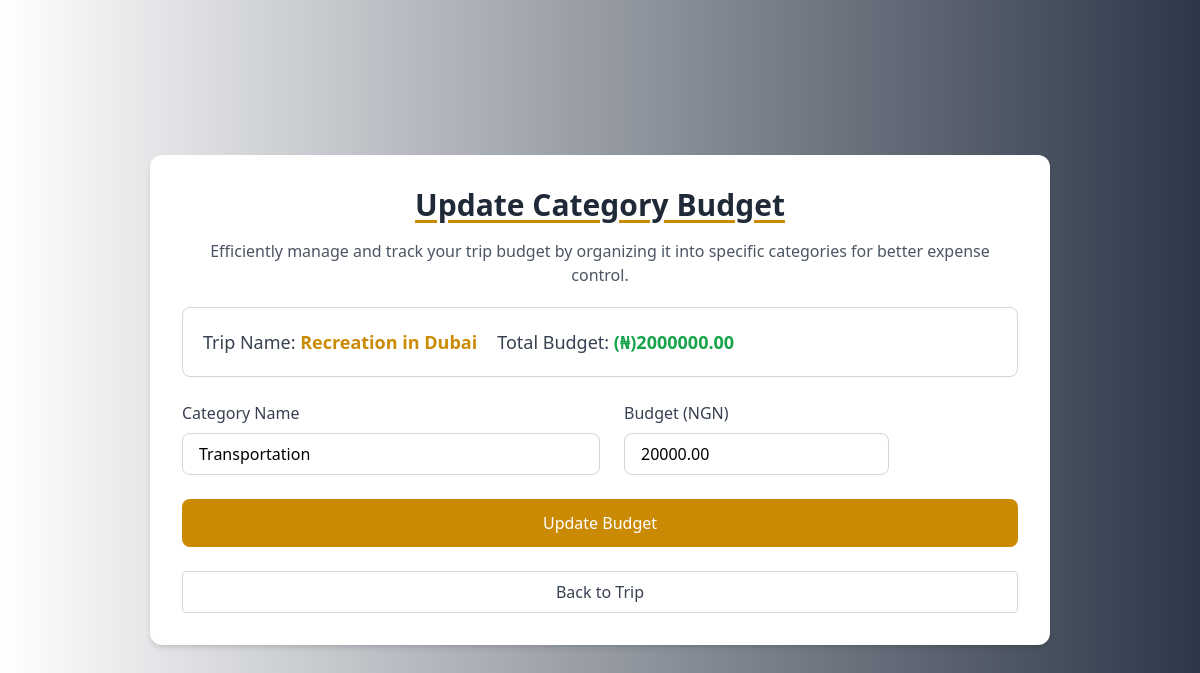
Page /travel/trip/3/category_budget/7/edit/ (signed in) on the earlier database version.
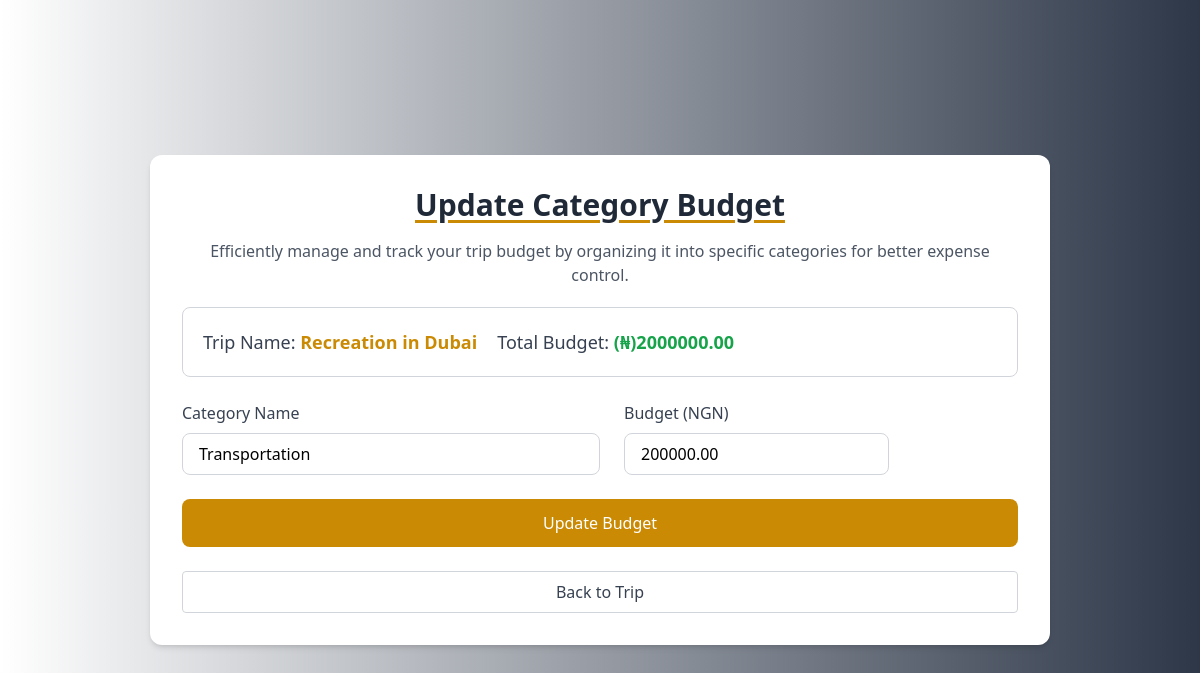
Same page on the later database version.
### travel/models.py (models this page shows, shortened)
class CategoryBudget(models.Model):
    trip = models.ForeignKey(Trip, on_delete=models.CASCADE, related_name='category_budgets')  # Link to a trip
    category = models.CharField(max_length=50)  # Name of the category (e.g., Sightseeing)
    budget = models.DecimalField(max_digits=12, decimal_places=2, default=0.00)  # Budget for the category

### travel/views.py (the view)
# urls.py: path('trip/<int:trip_id>/category_budget/<int:category_budget_id>/edit/', views.edit_category_budget, name='edit_category_budget'),
@login_required
def edit_category_budget(request, trip_id, category_budget_id):
    trip = get_object_or_404(Trip, id=trip_id, user=request.user)
    category_budget = get_object_or_404(CategoryBudget, id=category_budget_id, trip=trip)
    try:
        user_profile = User_Profile.objects.get(user=request.user)
        preferred_currency = user_profile.preferred_currency
        preferred_currency_symbol = CURRENCY_SYMBOLS.get(preferred_currency, preferred_currency)
    except User_Profile.DoesNotExist:
        preferred_currency = None
        preferred_currency_symbol = None
    if request.method == 'POST':
        form = CategoryBudgetForm(request.POST, instance=category_budget)
        if form.is_valid():
            category_budget = form.save(commit=False)
            category_budget.trip = trip  # Associate the budget with the trip
            category_budget.clean()  # Call clean explicitly to validate
            existing_budgets_total = (
                trip.category_budgets.exclude(id=category_budget.id)
                .aggregate(total=Sum('budget'))['total']
                or 0
            )
            total_after_edit = existing_budgets_total + category_budget.budget
            if total_after_edit > trip.budget:
                messages.error(
                    request,
                    f"Updating this category budget exceeds the trip's overall budget of "
                    f"{trip.budget} {preferred_currency_symbol}. Please adjust the budget."
                )
            else:
                category_budget.save()
                messages.success(request, f"Category budget for '{category_budget.category}' updated successfully!")
                return redirect('trip_detail', trip_id=trip.id)
        else:
            messages.error(request, "Failed to update category budget. Please check the form.")
    else:
        form = CategoryBudgetForm(instance=category_budget)
    return render(request, 'travel/edit_category_budget.html', {
        'form': form,
        'trip': trip,
        'category_budget': category_budget,
        'preferred_currency': preferred_currency,
        'preferred_currency_symbol': preferred_currency_symbol
    })

### travel/forms.py
class CategoryBudgetForm(forms.ModelForm):
    class Meta:
        model = CategoryBudget
        fields = [ 'category', 'budget']

### travel/templates/travel/edit_category_budget.html (shortened to what this page needs)
{% extends 'base.html' %}
{% block main %}
<div class="bg-white-gray min-h-screen flex items-center justify-center">
    <div class="bg-white p-8 rounded-xl md:w-3/4 shadow-md space-y-6">
        <div>
            <div class="text-center">
                <h2 class="text-2xl sm:text-3xl font-bold mb-4 text-gray-800 underline decoration-yellow-600 underline-offset-4">
                    Update Category Budget
                </h2>
                <p class="text-sm sm:text-base text-gray-600">
                    Efficiently manage and track your trip budget by organizing it into specific categories for better expense control.
                </p>
            </div>
            <div class="flex flex-col md:flex-row border gap-5 border-gray-300 p-5 mt-5 rounded-lg">
                <p class="text-lg text-gray-700">
                    Trip Name: <span class="text-yellow-600 font-semibold">{{ trip.trip_name }}</span>
                </p>
                <p class="text-lg text-gray-700">
                    Total Budget:
                    <span class="text-green-600 font-semibold">
                        {% if preferred_currency_symbol %}({{ preferred_currency_symbol }}){% endif %}{{ trip.budget }}
                    </span>
                </p>
            </div>
        </div>
        <form method="POST" class="space-y-6">
            <div class="flex flex-col md:flex-row gap-6">
                <div class="w-full md:w-1/2">
                    <label for="category" class="block text-gray-700 font-medium mb-2">Category Name</label>
                    <input
                        type="text"
                        id="category"
                        name="category"
                        value="{{ form.category.value }}"
                        class="w-full px-4 py-2 border border-gray-300 rounded-lg focus:ring-2 focus:ring-yellow-600 focus:border-transparent"
                        placeholder="Enter category name">
                </div>
                <div>
                    <label for="budget" class="block text-gray-700 font-medium mb-2">
                        Budget {% if preferred_currency %} ({{ preferred_currency }}) {% endif %}
                    </label>
                    <input type="number" id="budget" name="budget" value="{{ form.budget.value }}"
                        class="w-full px-4 py-2 border border-gray-300 rounded-lg focus:ring-2 focus:ring-yellow-600 focus:border-transparent"
                        placeholder="Update your budget {% if preferred_currency %} in {{ preferred_currency }} {% endif %}"
                        required>
                </div>
            </div>
            <button type="submit"
                class="w-full bg-yellow-600 text-white py-3 rounded-lg hover:bg-yellow-700 transition duration-300">
                Update Budget
            </button>
        </form>
        <div class="text-center">
            <a href="{% url 'trip_detail' trip.id %}"
              class="w-full inline-block bg-white border border-gray-300 text-gray-700 py-2 rounded hover:bg-gray-100 transition">
                Back to Trip
            </a>
      </div>
    </div>
</div>
{% endblock %}

Differences in the rows shown:
changed CategoryBudget "Transportation": budget "20000.00" → "200000.00"
